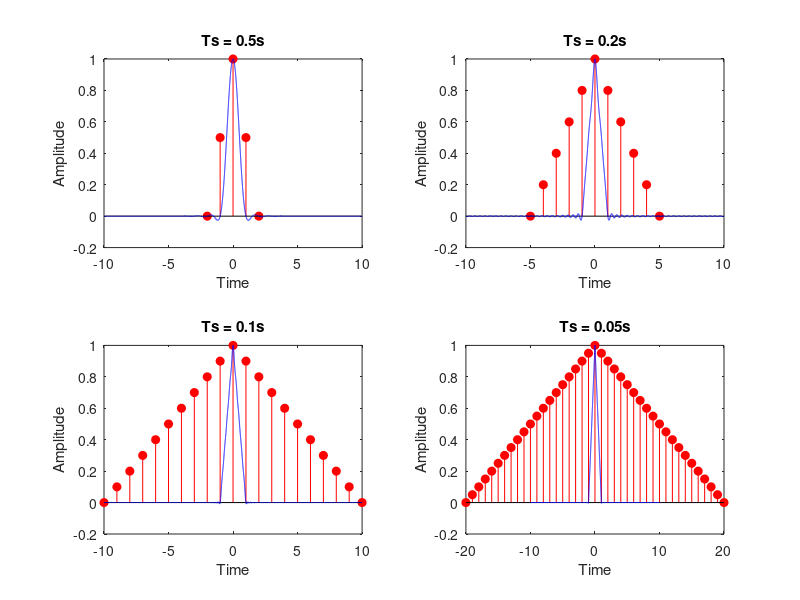

This chart was generated by the following MATLAB code: (Note: this script raises an error after producing the figure.)
t_continuous = -1:0.001:1;
x_continuous = 1 - abs(t_continuous);
Ts_values = [0.5, 0.2, 0.1, 0.05];
samples = cell(1, length(Ts_values));
n_values = cell(1, length(Ts_values));


for i = 1:length(Ts_values)
    Ts = Ts_values(i);
    t_samples = -1:Ts:1;
    n = -1/Ts:1:(1/Ts);
    x_samples = 1 - abs(t_samples);
    samples{i} = x_samples;
    n_values{i} = n;
end
t_fine = -10:0.001:10;
reconstructed_signals = cell(1, length(Ts_values));

for i = 1:length(Ts_values)
    Ts = Ts_values(i);
    x_samples = samples{i};
    n = n_values{i};
    reconstructed_signal = zeros(size(t_fine));
    for k = 1:length(n)
        reconstructed_signal = reconstructed_signal + x_samples(k) * sinc((t_fine - n(k) * Ts) / Ts);
    end

    reconstructed_signals{i} = reconstructed_signal;
end

figure;

    subplot(2, 2, 1);
    stem(n_values{1}, samples{1}, 'r', 'filled');
    hold on;
    plot(t_fine, reconstructed_signals{1}, 'b');
    title(['Ts = ', num2str(Ts_values(1)), 's']);
    xlabel('Time');
    ylabel('Amplitude'); 

    subplot(2, 2, 2);
    stem(n_values{2}, samples{2}, 'r', 'filled');
    hold on;
    plot(t_fine, reconstructed_signals{2}, 'b');
    title(['Ts = ', num2str(Ts_values(2)), 's']);
    xlabel('Time');
    ylabel('Amplitude'); 

    subplot(2, 2, 3);
    stem(n_values{3}, samples{3}, 'r', 'filled');
    hold on;
    plot(t_fine, reconstructed_signals{3}, 'b');
    title(['Ts = ', num2str(Ts_values(3)), 's']);
    xlabel('Time');
    ylabel('Amplitude'); 

    subplot(2, 2, 4);
    stem(n_values{4}, samples{4}, 'r', 'filled');
    hold on;
    plot(t_fine, reconstructed_signals{4}, 'b');
    title(['Ts = ', num2str(Ts_values(4)), 's']);
    xlabel('Time');
    ylabel('Amplitude'); 
sgtitle('Sinc Interpolation for Different Sampling Intervals');
